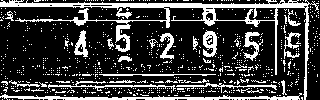
#> input picture python-002-framework/chapter-001-opencv/character_wheel.bmp, 320 x 100 px, found by its file name
$ python '09-02-轮廓处理之轮廓绘制和轮廓边界绘制.py'
#> lines starting #> are read from the running program, lines starting #| are printed output that depends on the picture; after the words box and inside, x2 and y2 are one past the last pixel; in counts of white or black regions, pixels touching at a corner belong together
### python-002-framework/chapter-001-opencv/image_util.py
import cv2


def show_image_in_window(title, image):
    """
        显示图像函数
        param：
            image：要显示的图像
        return：
            无
    """
    cv2.imshow(title, image)
    cv2.waitKey(0)  # 等待按键（0表示无限等待）
    cv2.destroyAllWindows()  # 关闭所有窗口

### python-002-framework/chapter-001-opencv/09-02-轮廓处理之轮廓绘制和轮廓边界绘制.py
import cv2

import image_util as image_util

"""
    轮廓绘制函数
        函数声明
            cv2.drawContours(image, contours, contourIdx, color, thickness) -> dst
        参数说明：
            image：输入的图像，可以是灰度图像或彩色图像。
            contours：轮廓信息，可以是通过cv2.findContours()函数得到的轮廓列表。
            contourIdx：轮廓的索引，指定要绘制的轮廓。如果为负数（例如-1），则绘制所有的轮廓。
            color：绘制轮廓的颜色，可以是指定的颜色（例如(0,255,0)表示绿色）或者是使用-1用于绘制填充轮廓。
            thickness：轮廓线的宽度。如果为负数（例如-1），则绘制填充轮廓。默认值为1。
        返回值说明：
            dst：返回的绘制轮廓后的图像。

    轮廓矩形边界绘制函数
        函数声明
            cv2.rectangle(image, pt1, pt2, color, thickness) -> dst
        参数说明：
            image：输入的图像，可以是灰度图像或彩色图像。
            pt1：矩形的左上角顶点坐标。
            pt2：矩形的右下角顶点坐标。
            color：矩形的颜色，可以是指定的颜色（例如(0,255,0)表示绿色）。
            thickness：矩形边框的宽度。如果为负数（例如-1），则绘制填充矩形。默认值为1。
        返回值说明：
            dst：返回的绘制矩形边界后的图像。
"""


def filter_number_contours(contours):
    number_contours = []

    for contour in contours:
        # 计算轮廓的边界矩形
        x, y, w, h = cv2.boundingRect(contour)
        # 计算轮廓面积
        area = cv2.contourArea(contour)

        # 应用过滤条件
        if 50 <= area <= 800 and 5 <= w <= 32 and 18 <= h <= 40:
            number_contours.append((contour, (x, y, w, h)))
    # 按x坐标排序，使数字按从左到右顺序排列
    number_contours.sort(key=lambda c: c[1][0])
    return number_contours


def opencv_canny_operation():
    """
        使用opencv对图像进行阈值分割
            阈值处理将图像转换为二值图像，用于分割。
    """
    input_path = 'd://opencv//character_wheel.bmp'
    output_path = 'd://opencv//dial.bmp_new.jpg'

    # 加载图像
    image = cv2.imread(input_path)
#> image is the input picture: shape (100, 320, 3); 23.8% white; 785 white regions (761 under 20 px), largest, box (x1, y1, x2, y2) and area: (0, 0, 319, 100) 2868, (0, 93, 302, 100) 854, (48, 81, 176, 91) 310
    if image is None:
        print('图像加载失败')
        return

    image_number_contours = image.copy()

    # 1.将图像转换为灰度图
    image = cv2.cvtColor(image, cv2.COLOR_BGR2GRAY)
#> image: shape (100, 320); 23.8% white; 785 white regions (761 under 20 px)
    # image_util.show_image_in_window("灰度处理后的图片", image)

    # 2.二值化处理，用于将灰度图像转换为二值图像
    retval, image = cv2.threshold(image, 0, 255, cv2.THRESH_BINARY + cv2.THRESH_OTSU)
#> retval = 0
    # image_util.show_image_in_window("二值化处理后的图片", image)

    # 3.获取所有检测到的轮廓
    contours, hierarchy = cv2.findContours(image, cv2.RETR_EXTERNAL, cv2.CHAIN_APPROX_SIMPLE)
#> contours = 773 contours, 754 with area under 20; largest, box (x1, y1, x2, y2) and area: (0, 0, 319, 100) 2812, (0, 93, 302, 100) 543, (203, 30, 217, 57) 236, (74, 30, 88, 57) 188, (243, 32, 263, 61) 160

    # 4.过滤出可能是数字的轮廓
    number_contours = filter_number_contours(contours)
#> the loop in filter_number_contours, `for contour in contours:` made 773 passes
#> (x, y, w, h, area) on passes 18, 618, 621: (0, 93, 302, 7, 543), (160, 33, 14, 26, 139.5), (284, 32, 17, 27, 96.5)
#> after the loop in filter_number_contours, `for contour in contours:`: number_contours = 5 items
#> number_contours = 5 items

    for contour, rect in number_contours:
        # 计算轮廓的边界矩形
        x, y, w, h = rect
        # 绘制轮廓
        cv2.drawContours(image_number_contours, [contour], -1, (0, 0, 255), 1)
        # 绘制边界矩形
        cv2.rectangle(image_number_contours, (x, y), (x + w, y + h), (0, 255, 0), 2)
#> this loop made 5 passes
#> (x, y, w, h) on passes 1 to 5: (74, 30, 14, 27), (160, 33, 14, 26), (203, 30, 14, 27), (243, 32, 20, 29), (284, 32, 17, 27)
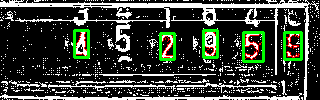
#> image_number_contours: shape (100, 320, 3); 5.01% of pixels changed, all inside (x1, y1, x2, y2) = (73, 29, 303, 63)

    # 显示图像
    image_util.show_image_in_window('轮廓绘制后的图片', image_number_contours)

    # 保存图像
    # cv2.imwrite(output_path, image_number_contours)


if __name__ == "__main__":
    opencv_canny_operation()
